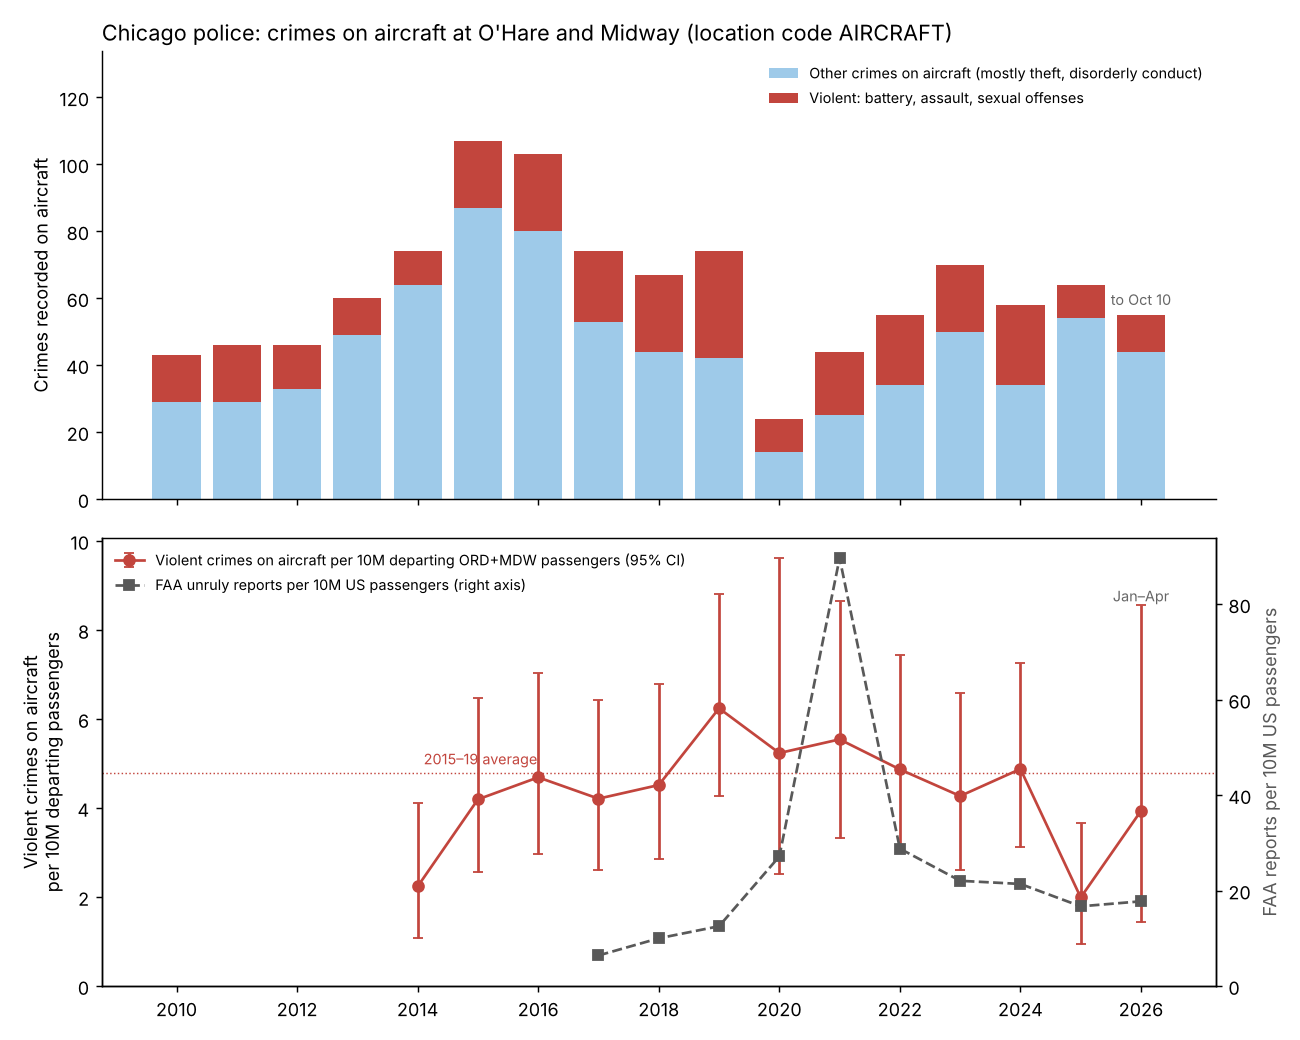

Write the Python code that produced this figure.
"""Crimes recorded by Chicago police on aircraft at O'Hare and Midway, per passenger.

Usage: python chicago_aircraft.py
Reads raw/chicago/cpd_aircraft_crimes_2010_2026.csv (Chicago Data Portal, Crimes - 2001 to Present,
location_description = AIRCRAFT; the older catch-all AIRPORT/AIRCRAFT code, mostly narcotics
and airport-wide crime and retired after 2023, is excluded) and raw/chicago/bts_t100_ord_mdw_departing_pax.csv
(BTS T-100 segment summary, passengers departing ORD + MDW, Jan 2014 on). Writes chicago_aircraft_annual.csv
and chicago_aircraft.png.

A police crime code is a standard that FAA enforcement policy does not change, unlike FAA
unruly-passenger reports.
"""
import os
import numpy as np
import pandas as pd
import matplotlib
matplotlib.use("Agg")
import matplotlib.pyplot as plt

HERE = os.path.dirname(os.path.abspath(__file__))
VIOLENT = ["BATTERY", "ASSAULT", "SEX OFFENSE", "CRIM SEXUAL ASSAULT", "CRIMINAL SEXUAL ASSAULT", "HOMICIDE", "ROBBERY"]

c = pd.read_csv(os.path.join(HERE, "raw", "chicago", "cpd_aircraft_crimes_2010_2026.csv"), parse_dates=["date"])
c = c[c.location_description == "AIRCRAFT"].copy()
c["violent"] = c.primary_type.isin(VIOLENT)
c["month"] = c.date.dt.to_period("M")
p = pd.read_csv(os.path.join(HERE, "raw", "chicago", "bts_t100_ord_mdw_departing_pax.csv"), parse_dates=["reporting_month"])
pax = p.groupby(p.reporting_month.dt.to_period("M")).total_passengers.sum()
last_crime = c.date.max()

yrs = range(2010, last_crime.year + 1)
rows = []
for y in yrs:
    cy = c[c.date.dt.year == y]
    pm = pax[pax.index.year == y]
    # rate only over months that have passenger data
    cm = cy[cy.month.isin(pm.index)]
    rows.append(dict(year=y, violent=int(cy.violent.sum()), other=int((~cy.violent).sum()),
                     pax_months=len(pm), pax_departing_M=pm.sum() / 1e6,
                     violent_in_pax_months=int(cm.violent.sum())))
a = pd.DataFrame(rows).set_index("year")
a["violent_per_10M_pax"] = a.violent_in_pax_months / (a.pax_departing_M / 10)
lo, hi = [], []
for k, n in zip(a.violent_in_pax_months, a.pax_departing_M / 10):
    if n == 0:
        lo.append(np.nan); hi.append(np.nan); continue
    # exact Poisson interval via chi-square quantiles (Garwood)
    from scipy.stats import chi2
    lo.append(chi2.ppf(0.025, 2 * k) / 2 / n if k > 0 else 0.0)
    hi.append(chi2.ppf(0.975, 2 * k + 2) / 2 / n)
a["rate_lo"], a["rate_hi"] = lo, hi

f = pd.read_csv(os.path.join(HERE, "analysis_monthly.csv"), parse_dates=["month"])
f = f.groupby(f.month.dt.year).agg(reports=("reports", "sum"), pax=("pax", "sum"))
a["faa_reports_per_10M_pax_us"] = f.reports / f.pax * 1e7
a.round(3).to_csv(os.path.join(HERE, "chicago_aircraft_annual.csv"))
print(a.round(2).to_string())

base = a.loc[2015:2019]
b_rate = base.violent_in_pax_months.sum() / (base.pax_departing_M.sum() / 10)
b_faa = (f.loc[2015:2019].reports.sum() if 2015 in f.index else np.nan)
print("2015-19 violent per 10M departing pax:", round(b_rate, 2))

fig, ax = plt.subplots(2, 1, figsize=(10, 8), sharex=True)
part = last_crime.year
ax[0].bar(a.index, a.other, color="#9ecae9", label="Other crimes on aircraft (mostly theft, disorderly conduct)")
ax[0].bar(a.index, a.violent, bottom=a.other, color="#c2453d", label="Violent: battery, assault, sexual offenses")
ax[0].text(part, (a.loc[part, "violent"] + a.loc[part, "other"]) + 3, f"to {last_crime:%b %d}", ha="center", fontsize=8, color="0.4")
ax[0].set_ylabel("Crimes recorded on aircraft")
ax[0].set_title("Chicago police: crimes on aircraft at O'Hare and Midway (location code AIRCRAFT)", loc="left")
ax[0].legend(frameon=False, fontsize=8, loc="upper right")
ax[0].set_ylim(0, (a.violent + a.other).max() * 1.25)

r = a[a.pax_months > 0]
ax[1].errorbar(r.index, r.violent_per_10M_pax, yerr=[r.violent_per_10M_pax - r.rate_lo, r.rate_hi - r.violent_per_10M_pax],
               fmt="o-", color="#c2453d", capsize=3, label="Violent crimes on aircraft per 10M departing ORD+MDW passengers (95% CI)")
ax[1].axhline(b_rate, color="#c2453d", lw=0.8, ls=":")
ax[1].text(2014.1, b_rate + 0.2, "2015–19 average", fontsize=8, color="#c2453d")
ax2 = ax[1].twinx()
ax2.plot(r.index, r.faa_reports_per_10M_pax_us, "s--", color="0.35", label="FAA unruly reports per 10M US passengers (right axis)")
ax2.set_ylim(0, None)
ax2.set_ylabel("FAA reports per 10M US passengers", color="0.35")
ax[1].set_ylim(0, None)
ax[1].set_ylabel("Violent crimes on aircraft\nper 10M departing passengers")
if r.pax_months.iloc[-1] < 12:
    ax[1].text(r.index[-1], r.rate_hi.iloc[-1], f"Jan–{pd.Timestamp(year=2000, month=int(r.pax_months.iloc[-1]), day=1):%b}", ha="center", va="bottom", fontsize=8, color="0.4")
h1, l1 = ax[1].get_legend_handles_labels()
h2, l2 = ax2.get_legend_handles_labels()
ax[1].legend(h1 + h2, l1 + l2, frameon=False, fontsize=8, loc="upper left")
ax[1].set_xticks(list(yrs)[::2])
for a_ in [ax[0], ax[1]]:
    a_.spines[["top"]].set_visible(False)
ax[0].spines[["right"]].set_visible(False)
fig.tight_layout()
fig.savefig(os.path.join(HERE, "chicago_aircraft.png"), dpi=130)
